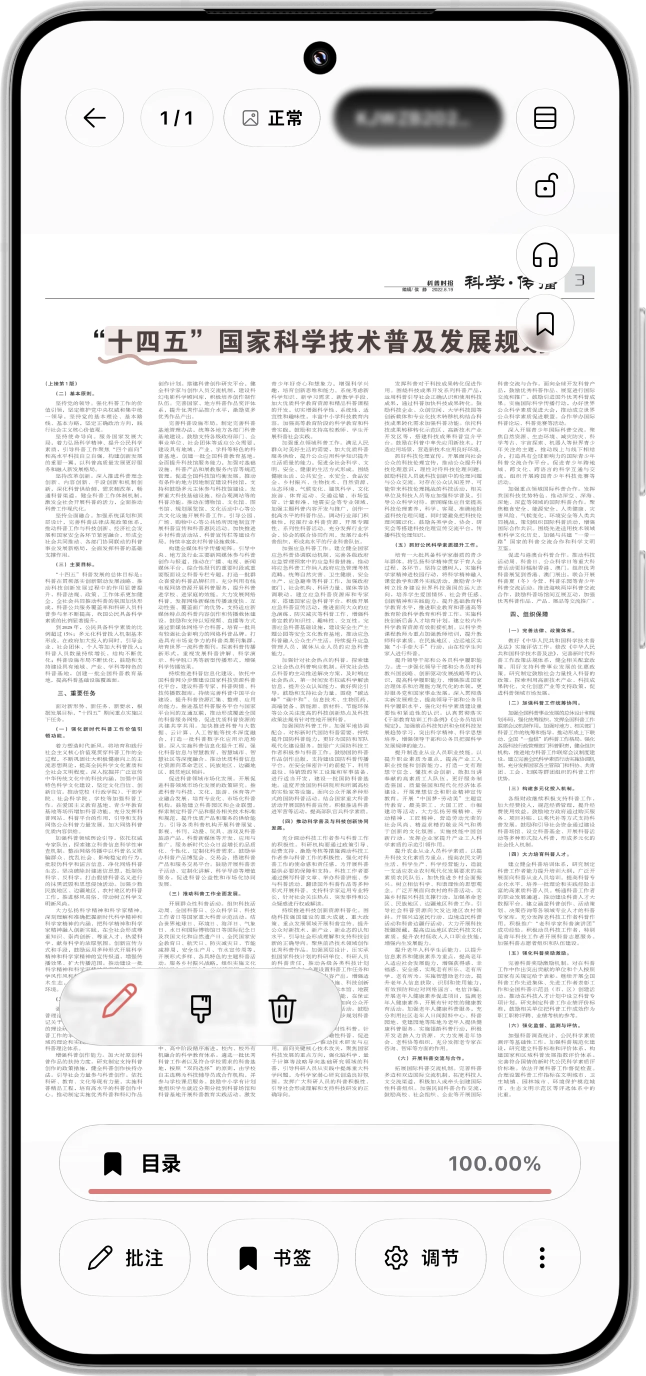
#> input picture docs/media/annotations.webp, 1291 x 2751 px (shown at 1/2 size); its folder holds only this picture in this run
$ python site_screens.py
#> lines starting #> are read from the running program, lines starting #| are printed output that depends on the picture; after the words box and inside, x2 and y2 are one past the last pixel; in counts of white or black regions, pixels touching at a corner belong together
"""Make bare phone-screen images for the website's CSS phone mockups.

docs/media/*.webp screenshots (1291x2751) already include a device frame,
bezel and punch-hole camera. The homepage draws its own phone in CSS, so this
crops each image to the display area and paints out the camera hole.

    python tools/site_screens.py        # writes docs/media/screen/*.webp
"""
from pathlib import Path

import cv2
import numpy as np
from PIL import Image

ROOT = Path(__file__).resolve().parents[1]
SRC = ROOT / "docs" / "media"
OUT = SRC / "screen"
SIZE = (1291, 2751)
CROP = (42, 42, 1238, 2708)        # display area inside the mockup bezel
CAMERA = (640, 117, 42)            # centre x, centre y, radius to repaint (source pixels)


def main() -> None:
    OUT.mkdir(exist_ok=True)
    for src in sorted(SRC.glob("*.webp")):
        im = Image.open(src).convert("RGB")
        if im.size != SIZE:
            continue
        rgb = np.array(im)
        mask = np.zeros(rgb.shape[:2], np.uint8)
        cv2.circle(mask, CAMERA[:2], CAMERA[2], 255, -1)
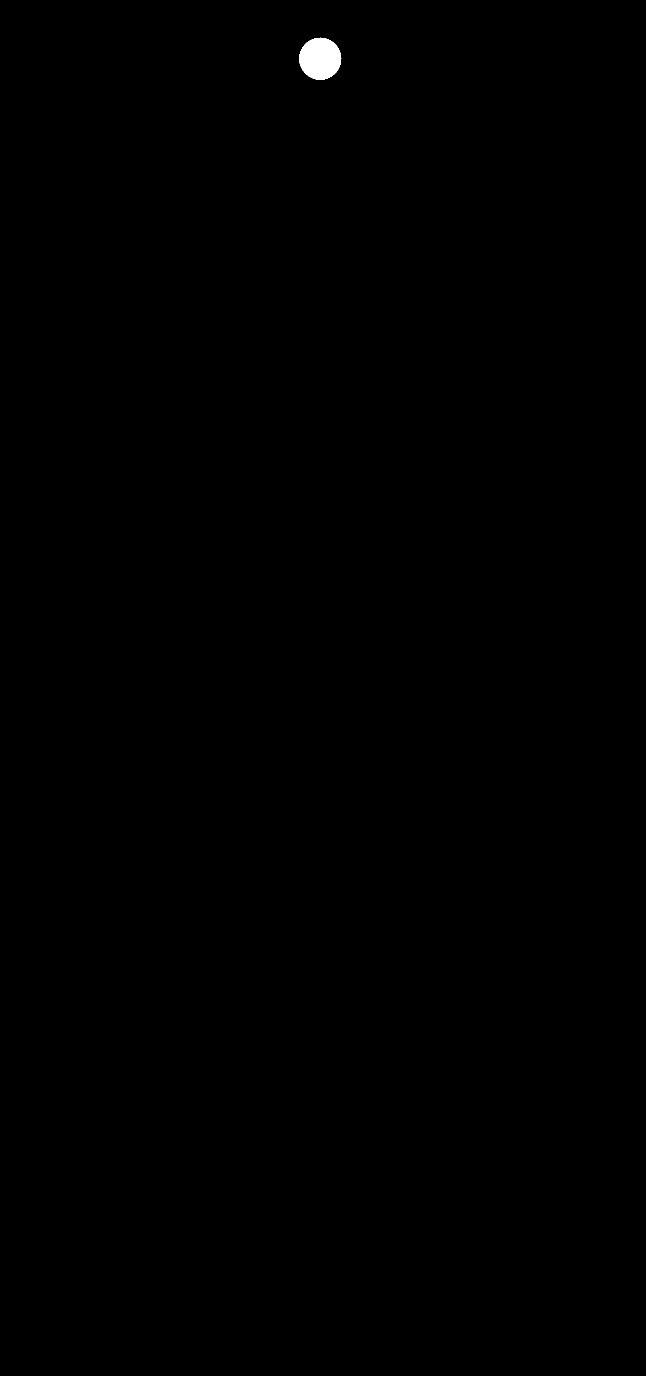
#> mask: shape (2751, 1291) (shown at 1/2 size); 0.16% white; 1 white region, box (x1, y1, x2, y2) and area: (598, 75, 683, 160) 5525
        bgr = cv2.inpaint(cv2.cvtColor(rgb, cv2.COLOR_RGB2BGR), mask, 9, cv2.INPAINT_TELEA)
        out = Image.fromarray(cv2.cvtColor(bgr, cv2.COLOR_BGR2RGB)).crop(CROP)
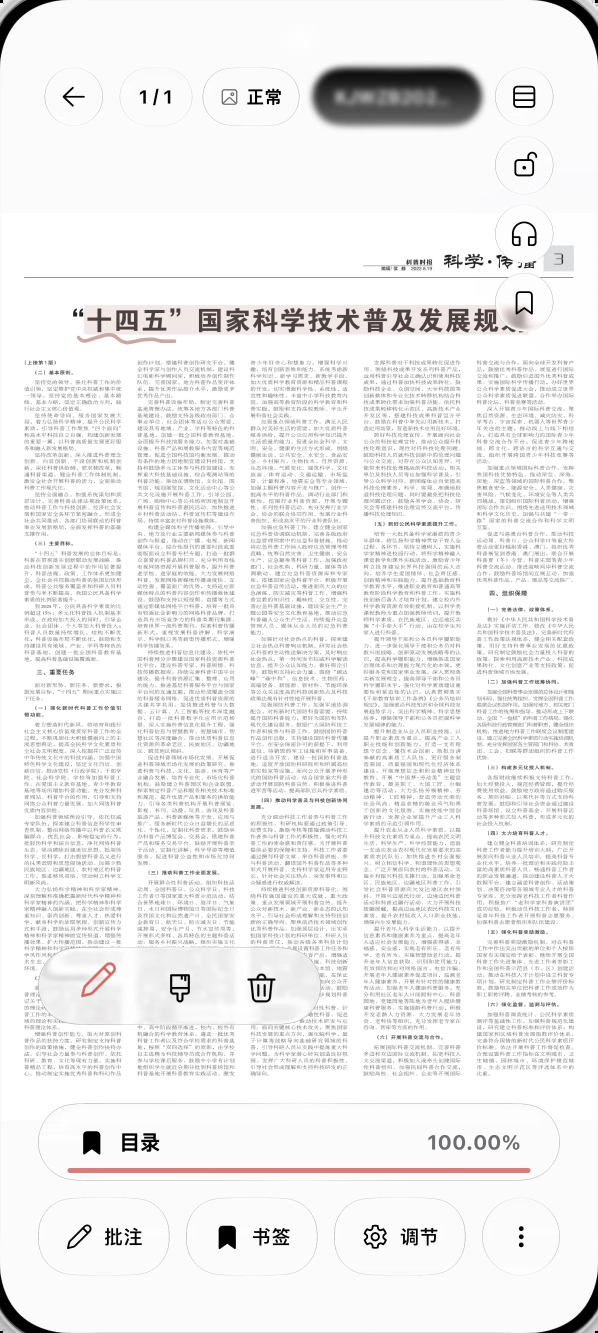
#> out: PIL image 1196x2666 RGB (shown at 1/2 size); mean R, G, B 238.9, 238.1, 238.4
        out.save(OUT / src.name, "WEBP", quality=86, method=6)
        print(src.name, out.size)
#| annotations.webp (1196, 2666)


if __name__ == "__main__":
    main()
